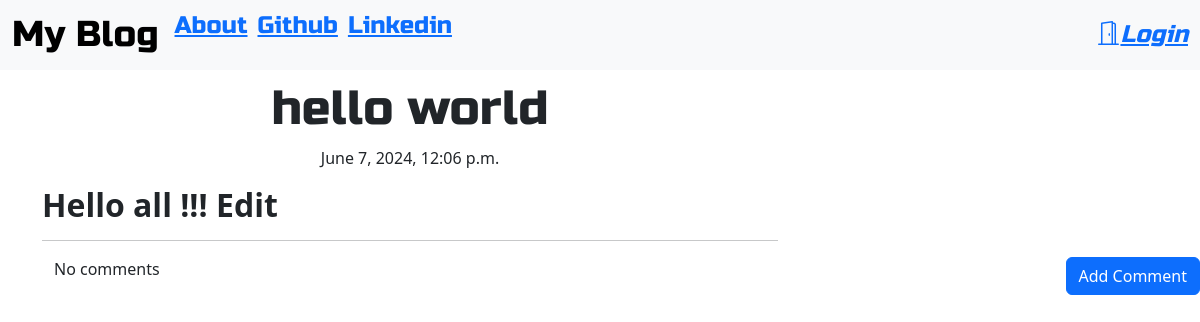
/post/6, run on the app's committed database.
### blog/models.py (models this page shows, shortened)
class Post(models.Model):
    author = models.ForeignKey('auth.User',on_delete=models.CASCADE)
    title = models.CharField(max_length=200)
    text = models.TextField()
    created_date = models.DateTimeField(default=timezone.now)
    published_date = models.DateTimeField(blank=True,null=True)

### blog/views.py (the view)
# urls.py: re_path(r'^post/(?P<pk>\d+)$',views.PostDetailView.as_view(),name='post_detail'),
class PostDetailView(DetailView):
    model = Post

### blog/templates/blog/post_detail.html (shortened to what this page needs)
{% extends "blog/base.html" %}
{% block content %}
<h1 class="posttitle loader">{{post.title}}</h1>
{% if post.published_date %}
<div class="date postdate">
    {{post.published_date}}
</div>
{% else %}
<a class="btn btn-default" href="{% url 'post_publish' pk=post.pk %}">Publish</a>
{% endif %}
<p class="postcontent">{{post.text|safe|linebreaksbr}}</p>
<hr>
<a class="btn btn-primary btn-comment" href="{% url 'add_comment_to_post' pk=post.pk %}">Add Comment</a>
<div class="container">
    {% for comment in post.comments.all %}
    <br>
        {% if user.is_authenticated or comment.approved_comment %}
            {{comment.created_date}}
            {% if not comment.approved_comment %}
            <a class="btn btn-primary" href="{% url 'comment_remove' pk=comment.pk %}">
                <i class="bi bi-x"></i>
            </a>
            <a class="btn btn-primary" href="{% url 'comment_approve' pk=comment.pk %}">
                <i class="bi bi-check"></i>
            </a>
            {% endif %}
            <p>{{comment.text|safe|linebreaks}}</p>
            <p>Posted By: {{comment.author}}</p>
        {% endif %}
        {% empty %}
        <p>No comments</p>
    {% endfor %}
</div>
{% endblock %}

### blog/static/css/blog.css (style rules this page uses)
.postdate { text-align: center; }
.posttitle { font-family: 'Russo One', sans-serif; font-size: 3em; text-align: center; }
.postcontent { font-family: 'Montserrat'; font-size: 1.5em; }
.btn-comment { position: absolute; right: 0px; }
.loader { filter:hue-rotate(0deg); color: linear-gradient(45deg,#0f8,#08f); animation:hue 5000ms infinite linear; }

### data on the page
Post: title "hello world", published_date "June 7, 2024, 12:06 p.m.", text "Hello all !!! Edit"
